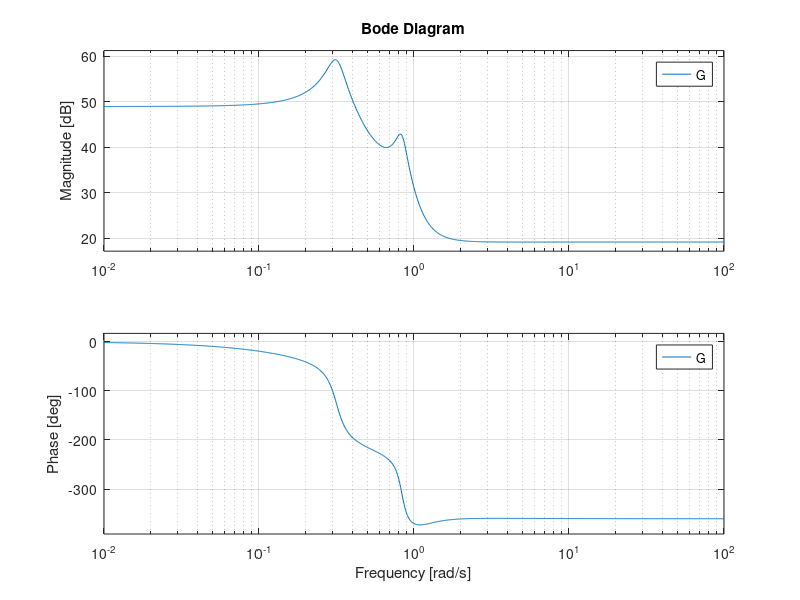

Here is the MATLAB script that generated this plot: (Note: this script raises an error after producing the figure.)
clear
close all

s = tf('s');

% G = (2*s+3)/(s+4);
% G = rss(2);
kkk = 6;
% G = 10*(s+5)*(s+50)/(s+10)/(s+100);
while true
    G = tf(10*[rand(1,kkk)],[1,rand(1,kkk-1)]);
    if isstable(G)
        break;
    end
end

% fbode(G);

N = 10000;
Ts = 0.01;

G_d = c2d(G, Ts, 'foh');
hhh = 5;
while true
    H_d = tf([1,randn(1,hhh)],[1,randn(1,hhh)],Ts);
    if isstable(H_d)
        break;
    end
end

% % aaa = order(G);
% % bbb = aaa+1;
% % 
% % ccc = order(H);
% % ddd = order(H);
% % 
% % init_sys = rss(aaa);
% % % lambda = 1e-6;
% % % init_sys = 1/(s+lambda)^aaa;
% % [init_num, init_den] = tfdata(init_sys,'v');
% % 
% % init_rho = [init_den(2:end),init_num];
% % rho = init_rho;

figure('position',[-900,0,600,600])
% fbode(G,[],':','linewidth',3.0);
bode(G)
hold on

condition = [kkk-1,kkk,hhh,hhh];

rng('shuffle')
seeds = randi(2^30,100,2);
idx = 1;
parfor_progress(100);
for itr = 1:100
    % input setting
    rng(seeds(itr,1))
    u = randn(N,1)*1;
    % noise setting
    rng(seeds(itr,2))
    d = randn(N,1)*1;
    y =  lsim(G_d, u) + lsim(H_d, d);
    data = iddata(y, u, Ts);
    
%     try
    sys = RIVC(data,condition);
%     fbode(sys.G,[]);
    bode(sys.G,'r');
%     catch ME
%         fprintf('%d th ERROR \n',idx);
%         idx = idx +1;
%     end
    drawnow
    parfor_progress();
end
parfor_progress(0);

% %  関数化前
% % % % % % % for itr1 = 1 : 5
% % % % % % %     den = [1, rho(1:aaa)];
% % % % % % %     num = rho(aaa+1:aaa+bbb);
% % % % % % % 
% % % % % % %     x = lsim(c2d(tf(num, den), Ts, 'foh'), u);
% % % % % % % 
% % % % % % %     y_fc = zeros(N, aaa+1);
% % % % % % %     x_fc = zeros(N, aaa+1);
% % % % % % %     for itr2 = 1 : aaa+1
% % % % % % %         num = zeros(size(num));
% % % % % % %         num(itr2) = 1;
% % % % % % %         y_fc(:, itr2) = lsim(c2d(tf(num, den), Ts, 'foh'), y);
% % % % % % %         x_fc(:, itr2) = lsim(c2d(tf(num, den), Ts, 'foh'), x);
% % % % % % %     end
% % % % % % %     u_fc = zeros(N, bbb);
% % % % % % %     for itr2 = 1 : bbb
% % % % % % %         num = zeros(size(num));
% % % % % % %         num(itr2) = 1;
% % % % % % %         u_fc(:, itr2) = lsim(c2d(tf(num, den), Ts, 'foh'), u);
% % % % % % %     end
% % % % % % % 
% % % % % % %     xi = y-x;
% % % % % % %     noise_sys = armax(iddata(xi,[],Ts),[ccc,ddd]);
% % % % % % %     noise_sys = tf(noise_sys.A,noise_sys.C,Ts);
% % % % % % % %     noise_sys = tf(1,1,Ts);
% % % % % % % 
% % % % % % %     y_f = zeros(N, aaa+1);
% % % % % % %     x_f = zeros(N, aaa+1);
% % % % % % %     for itr2 = 1 : aaa+1
% % % % % % %         y_f(:, itr2) = lsim(noise_sys, y_fc(:, itr2));
% % % % % % %         x_f(:, itr2) = lsim(noise_sys, x_fc(:, itr2));
% % % % % % %     end
% % % % % % %     u_f = zeros(N, bbb);
% % % % % % %     for itr2 = 1 : bbb
% % % % % % %         u_f(:, itr2) = lsim(noise_sys, u_fc(:, itr2));
% % % % % % %     end
% % % % % % % 
% % % % % % %     phi = [-y_f(:,2:end), u_f];
% % % % % % % %     phi = [-x_f(:,2:end), u_f]; % noise free version
% % % % % % % 
% % % % % % %     pre_rho = (phi'*phi)\(phi'*y_f(:,1));
% % % % % % %     pre_rho = pre_rho';
% % % % % % % 
% % % % % % %     if norm(pre_rho-rho) < 1e-6 
% % % % % % %         break;
% % % % % % %     else
% % % % % % %         rho = pre_rho;
% % % % % % %     end
% % % % % % % 
% % % % % % % 
% % % % % % %     sys = tf(rho(aaa+1:aaa+bbb), [1,rho(1:aaa)]);
% % % % % % %     fbode(sys);
% % % % % % %     drawnow
% % % % % % % end
%% 書き直す前
% % % % % for itr1 = 1:10
% % % % %     den = [1,rho(1:aaa)];
% % % % %     num = zeros(size(den));
% % % % %     num(end-bbb+1:end) = rho(aaa+1:aaa+bbb);
% % % % %     % generate Insrumnetal varialbes
% % % % %     x = lsim(c2d(tf(num,den),Ts,'foh'), u);
% % % % %     % prefiltering u,y,& x
% % % % %     y_fc = zeros(N, aaa+1);
% % % % %     x_fc = zeros(N, aaa+1);
% % % % %     for itr2 = 1 : aaa+1
% % % % %         num = zeros(size(num));
% % % % %         num(end-itr2+1) = 1;
% % % % %         y_fc(:, end-itr2+1) = lsim(c2d(tf(num, den), Ts, 'foh'), y);
% % % % %         x_fc(:, end-itr2+1) = lsim(c2d(tf(num, den), Ts, 'foh'), x);
% % % % %     end
% % % % %     u_fc = zeros(N, bbb);
% % % % %     for itr2 = 1 : bbb
% % % % %         num = zeros(size(num));
% % % % %         num(end-itr2+1) = 1;
% % % % %         u_fc(:, end-itr2+1) = lsim(c2d(tf(num, den), Ts, 'foh'), u);
% % % % %     end
% % % % % 
% % % % %     % noise vector
% % % % %     xi = y-x;
% % % % % %     noise_sys = armax(iddata(xi,[],Ts),[ccc,ddd]);
% % % % % %     noise_sys = tf(noise_sys.A,noise_sys.C,Ts);
% % % % %     noise_sys = tf(1,1,Ts);
% % % % % 
% % % % %     y_f = zeros(N, aaa+1);
% % % % %     x_f = zeros(N, aaa+1);
% % % % %     for itr2 = 1 : aaa+1
% % % % %         num = zeros(size(num));
% % % % %         num(end-itr2+1) = 1;
% % % % %         y_f(:, end-itr2+1) = lsim(noise_sys, y_fc(:, end-itr2+1));
% % % % %         x_f(:, end-itr2+1) = lsim(noise_sys, x_fc(:, end-itr2+1));
% % % % %     end
% % % % %     u_f = zeros(N, bbb);
% % % % %     for itr2 = 1 : bbb
% % % % %         num = zeros(size(num));
% % % % %         num(end-itr2+1) = 1;
% % % % %         u_f(:, end-itr2+1) = lsim(noise_sys, u_fc(:, end-itr2+1));
% % % % %     end
% % % % % 
% % % % %     phi = [-y_f(:,2:end), u_f];
% % % % % 
% % % % %     pre_rho = (phi'*phi)\(phi'*y_f(:,1));
% % % % %     pre_rho = pre_rho';
% % % % % 
% % % % %     if norm(pre_rho-rho) < 1e-6 && itr1 > 5
% % % % %         break;
% % % % %     else
% % % % %         rho = pre_rho;
% % % % %     end
% % % % %     
% % % % %     sys = tf(rho(aaa+1:aaa+bbb), [1,rho(1:aaa)]);
% % % % %     fbode(sys);
% % % % %     drawnow
% % % % % end


% % function sys = SRIVC()
% % 
% % end
